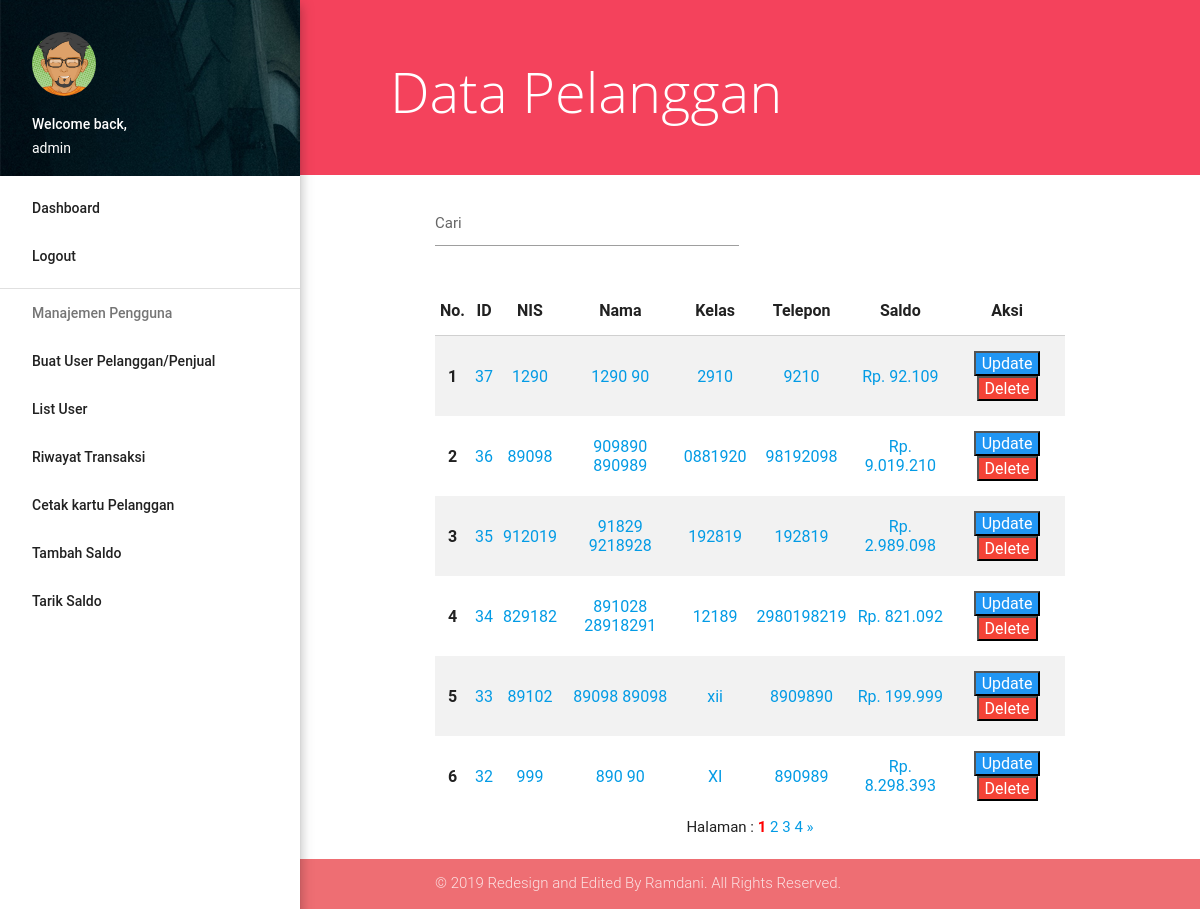
The page /admin_dashboard/update_user/rubah_pelanggan.php (signed in) on the database its author committed.
### tables this page shows
CREATE TABLE `pelanggan` (
  `id` int(11) NOT NULL,
  `nis` int(3) UNSIGNED ZEROFILL NOT NULL,
  `first_name` varchar(50) NOT NULL,
  `last_name` varchar(50) NOT NULL,
  `username` varchar(255) NOT NULL,
  `password` varchar(255) NOT NULL,
  `kelas` varchar(50) NOT NULL,
  `telepon` varchar(15) NOT NULL,
  `saldo` int(255) NOT NULL,
  `qrname` varchar(255) NOT NULL
);

### admin_dashboard/update_user/rubah_pelanggan.php (the view, shortened to what this page needs)
<?php
  require '../../konek.php';
  $jumlahdataperhalaman=6;
  $result=mysqli_query($conn, "SELECT *FROM pelanggan");
  $jumlahdata=mysqli_num_rows($result);
  $jumlahhalaman=ceil($jumlahdata/$jumlahdataperhalaman);
  $halamanaktif = (isset($_GET["halaman"]) ) ? $_GET["halaman"] : 1;
  $awaldata=($jumlahdataperhalaman * $halamanaktif) - $jumlahdataperhalaman;
  $query=mysqli_query($conn, "SELECT *FROM pelanggan ORDER BY ID DESC LIMIT $awaldata, $jumlahdataperhalaman");
?>
<!DOCTYPE html>
<html>
  <head>
    <link href="../files/font-awesome.min.css" rel="stylesheet" type="text/css" />
    <link href="../files/ionicons.min.css" rel="stylesheet" type="text/css" />
    <link rel="stylesheet" href="../files/materialize.min.css">
    <link href="../files/icon.css" rel="stylesheet">
    <link href="../assets/css/custom.css" rel="stylesheet" type="text/css" />
  </head>
  <body>
    <ul id="slide-out" class="side-nav fixed z-depth-4">
      <li>
        <div class="userView">
          <div class="background">
            <img src="../assets/img/photo1.png">
          </div>
          <img class="circle" src="../assets/img/avatar04.png">
          <span class="white-text name">Welcome back,</span>
          <span class="white-text email"><?php echo $_SESSION['username1']; ?></span>
        </div>
      </li>
      <li><a class="active" href="../index.php">Dashboard</a></li>
      <li><a class="active" href="../../logout">Logout</a></li>
      <li><div class="divider"></div></li>
      <li><a class="subheader">Manajemen Pengguna</a></li>
      <li class="no-padding">
        <ul class="collapsible collapsible-accordion">
          <li>
              <ul>
                <li><a href="../buat_user/opsi_akun.php">Buat User Pelanggan/Penjual</a></li>
                <li><a href="../update_user/opsi_rubah.php">List User</a></li>
                <li><a href="../riwayat/list.php">Riwayat Transaksi</a></li>
                <li><a href="../print/list.php">Cetak kartu Pelanggan</a></li>
                <li><a href="../update_saldo/rubah_pelanggan.php">Tambah Saldo</a></li>
                <li><a href="../tarik_saldo/opsi_akun.php">Tarik Saldo</a></li>
              </ul>
          </li>
        </ul>
      </li>
    </ul>
    <main>
    <section class="content">
      <div class="page-announce valign-wrapper"><a href="#" data-activates="slide-out" class="button-collapse valign hide-on-large-only"><i class="material-icons">menu</i></a><h1 class="page-announce-text valign">Data Pelanggan</h1></div>
      <div id="posttable" class="container">
        <form class="col s12" action="" method="POST">
          <div class="row">
            <div class="input-field col s6">
              <input type="text" name="keywords" id="keywords" placeholder='Cari'autocomplete="off" autofocus/>
            </div>
          </div>
        </form>
        <div id="tabel">
        <table class="responsive-table striped hover centered" id="names-table">
          <thead>
            <tr>
              <th>No.</th>
              <th>ID</th>
              <th>NIS</th>
              <th>Nama</th>
              <th>Kelas</th>
              <th>Telepon</th>
              <th>Saldo</th>
              <th>Aksi</th>
            </tr>
          </thead>
          <tbody>
          <div class="none">
          <?php $a=1+$awaldata; ?>
            <?php while($result=mysqli_fetch_assoc($query)): ?>
            </div>
            <tr>
                <td><b><?php echo $a; ?></b></td>
                <td><a><?php echo $result['id']; ?></a></td>
                <td><a><?php echo $result['nis']; ?></a></td>
                <td><a><?php echo $result['first_name'].' '.$result['last_name']; ?></a></td>
                <td><a><?php echo $result['kelas']; ?></a></td>
                <td><a><?php echo $result['telepon']; ?></a></td>
                <td><a>Rp. <?php echo number_format($result['saldo'],0,'.','.'); ?></a></td>
                <td>
                <div class="btn-toolbar">
                  <a href="ubah_pelanggan.php?&id=<?php echo $result['id']; ?>">
                    <button class="blue" type="submit" value="UPDATE">
                    <font color=white>Update</font>
                    </button>
                  </a>
                  <a href="delete_user/delete_pelanggan.php?id=<?php echo $result['id']; ?>" onclick="return confirm('Yakin Hapus Data?')">
                    <button class="red" type="submit" name="submit" >
                    <font color=white>Delete</font>
                    </button>
                  </a>
                </div>
              </td>
            </tr>
            <?php $a++; ?>
            <?php endwhile; ?>
  </section>
  <center>
    Halaman :
        <?php for($i=1; $i<=$jumlahhalaman; $i++) : ?>
          <?php if($i == $halamanaktif) :?>
            <a href="?halaman=<?php echo $i; ?>" style="font-weight:bold; color:red;"><?php echo $i; ?></a>
          <?php else : ?>
            <a href="?halaman=<?php echo $i; ?>"><?php echo $i; ?></a>
          <?php endif; ?>
        <?php endfor; ?>
        <?php if($halamanaktif < $jumlahhalaman) : ?>
          <a href="?halaman=<?php echo $halamanaktif + 1; ?>">&raquo;</a>
        <?php endif; ?>
        </center>
  </main>
  <footer class="page-footer">
    <div class="footer-copyright">
        <div class="container">
          © 2019 Redesign and Edited By Ramdani. All Rights Reserved.
        </div>
      </div>
    </footer>
  </body>
</html>

### admin_dashboard/assets/css/custom.css (style rules this page uses)
@media (min-width:993px) { main, footer { padding-left: 300px; } }
div.page-announce { min-height: 175px; height: auto; background-color: #f4425c; padding: 40px; margin-bottom: 10px; }
h1.page-announce-text { font-family: 'Open Sans', sans-serif; font-weight: 100; font-size: 56px; color: #fff; line-height: 0.5em; margin-left: 50px; }
body { display: flex; min-height: 100vh; flex-direction: column; }
main { flex: 1 0 auto; }
.page-footer { padding-top: 0 !important; background-color: #f4425c; margin-top: 20px; }
.footer-copyright { background-color: inherit !important; }

### rows shown on the page
pelanggan: id "37", nis "1290", first_name "1290", last_name "90", kelas "2910", telepon "9210", saldo "92.109"
pelanggan: id "36", nis "89098", first_name "909890", last_name "890989", kelas "0881920", telepon "98192098", saldo "9.019.210"
pelanggan: id "35", nis "912019", first_name "91829", last_name "9218928", kelas "192819", telepon "192819", saldo "2.989.098"
pelanggan: id "34", nis "829182", first_name "891028", last_name "28918291", kelas "12189", telepon "2980198219", saldo "821.092"
pelanggan: id "33", nis "89102", first_name "89098", last_name "89098", kelas "xii", telepon "8909890", saldo "199.999"
pelanggan: id "32", nis "999", first_name "890", last_name "90", kelas "XI", telepon "890989", saldo "8.298.393"

### other values the page prints
$_SESSION['username1'] "admin"
